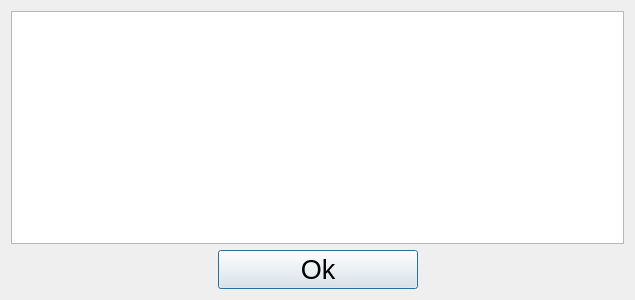
<?xml version="1.0" encoding="UTF-8"?>
<ui version="4.0">
 <class>FrmHistorico</class>
 <widget class="QDialog" name="FrmHistorico">
  <property name="geometry">
   <rect>
    <x>0</x>
    <y>0</y>
    <width>635</width>
    <height>300</height>
   </rect>
  </property>
  <property name="font">
   <font>
    <pointsize>20</pointsize>
   </font>
  </property>
  <property name="windowTitle">
   <string>Dialog</string>
  </property>
  <layout class="QVBoxLayout" name="verticalLayout">
   <item>
    <widget class="QTableView" name="tblInfo">
     <property name="alternatingRowColors">
      <bool>true</bool>
     </property>
     <property name="selectionMode">
      <enum>QAbstractItemView::SingleSelection</enum>
     </property>
     <property name="selectionBehavior">
      <enum>QAbstractItemView::SelectRows</enum>
     </property>
     <property name="sortingEnabled">
      <bool>false</bool>
     </property>
     <attribute name="horizontalHeaderStretchLastSection">
      <bool>false</bool>
     </attribute>
     <attribute name="verticalHeaderShowSortIndicator" stdset="0">
      <bool>false</bool>
     </attribute>
     <attribute name="verticalHeaderStretchLastSection">
      <bool>false</bool>
     </attribute>
    </widget>
   </item>
   <item>
    <layout class="QHBoxLayout" name="horizontalLayout">
     <property name="leftMargin">
      <number>50</number>
     </property>
     <property name="rightMargin">
      <number>50</number>
     </property>
     <item>
      <spacer name="horizontalSpacer_2">
       <property name="orientation">
        <enum>Qt::Horizontal</enum>
       </property>
       <property name="sizeHint" stdset="0">
        <size>
         <width>40</width>
         <height>20</height>
        </size>
       </property>
      </spacer>
     </item>
     <item>
      <widget class="QPushButton" name="btnOk">
       <property name="minimumSize">
        <size>
         <width>200</width>
         <height>0</height>
        </size>
       </property>
       <property name="text">
        <string>Ok</string>
       </property>
      </widget>
     </item>
     <item>
      <spacer name="horizontalSpacer">
       <property name="orientation">
        <enum>Qt::Horizontal</enum>
       </property>
       <property name="sizeHint" stdset="0">
        <size>
         <width>40</width>
         <height>20</height>
        </size>
       </property>
      </spacer>
     </item>
    </layout>
   </item>
  </layout>
 </widget>
 <resources/>
 <connections/>
</ui>
